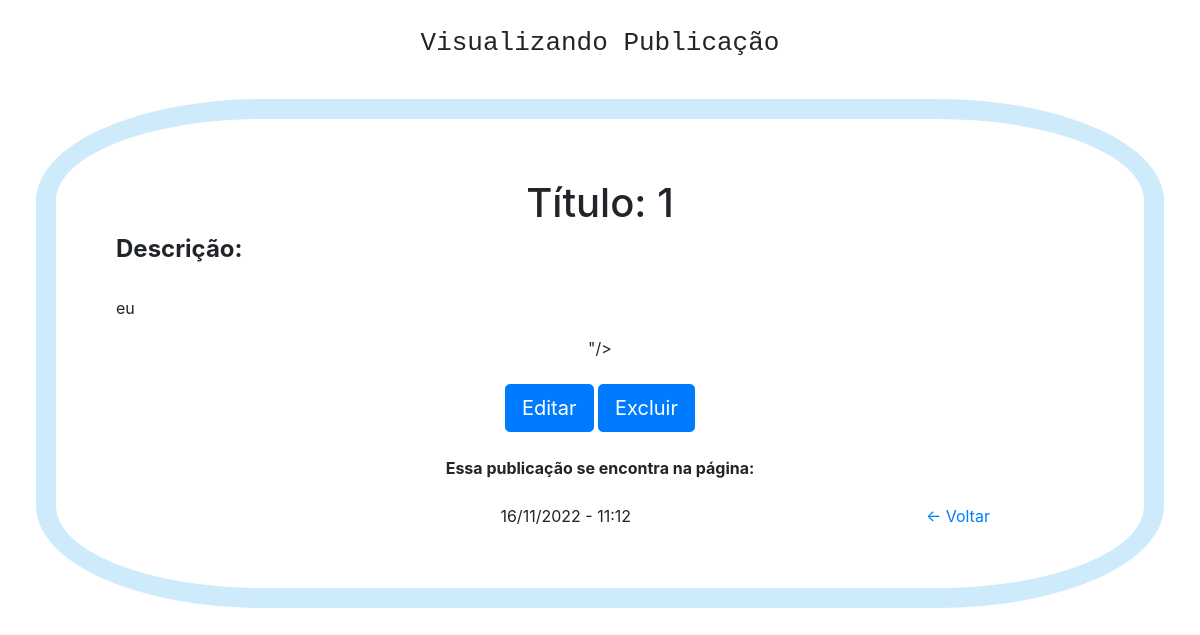
/vizualizar_publicacao.php?cod=54, run on the app's committed database.
### tables this page shows
CREATE TABLE `publicacao` (
  `cod` int(11) NOT NULL,
  `titulo` varchar(500) NOT NULL,
  `descricao` varchar(10000) NOT NULL,
  `imagem` varchar(200) NOT NULL,
  `data` varchar(100) NOT NULL,
  `hora` varchar(100) NOT NULL,
  `usuario_cod` int(11) NOT NULL,
  `pagina` int(11) NOT NULL
);

### vizualizar_publicacao.php (the view, shortened to what this page needs)
<?php
    include("bd/conexao.php");
?>
<!DOCTYPE html>
<html lang="pt-br">
<head>
    <link rel = "stylesheet" href = "css/vizupub.css">
    <link rel="stylesheet" href="https://cdn.jsdelivr.net/npm/bootstrap@4.0.0/dist/css/bootstrap.min.css"
>
</head>
<body>
  <div class = "titulo">
  Visualizando Publicação
</div>
    <?php
        $cod = $_GET['cod'];
        $query = $conexao->prepare("SELECT * FROM publicacao WHERE cod = ?");
        $query->bind_param('s', $cod);
        $query->execute();
        $get = $query->get_result();
        $publicacao = $get->fetch_assoc();
    ?>
    <div class = "corpo">
        <h1>Título: <?php echo $publicacao['titulo'];?></h1><div class = "desc">
       <h4><b> Descrição: </b></h4> <BR> <P>
        <?php echo $publicacao['descricao'] . "<br>";?> </div> </p>
        <?php if  ((isset($publicacao['imagem'])) &&  (!empty($publicacao['imagem']))){ ?>
            <img src="pedro_macedo/<?php echo $publicacao['imagem'];} ?>"/><br>
        <div class = "acoes"> <br>
            <a href="editar_publicacao.php?cod=<?php echo $publicacao['cod'];?>" class = "w-10 btn btn-lg btn-primary rounded-5">
                Editar
            </a>
            <a href="bd/excluir_pub.php?cod=<?php echo $publicacao['cod'];?>" name ="excluir" class = "w-10 btn btn-lg btn-primary rounded-5">
                Excluir
            </a>
        </div> <br>
        <div> <b>
        Essa publicação se encontra na página:
        </b>
        </div> <br>
        <?php
        echo $publicacao['data'] . " - ";
        echo $publicacao['hora'];
        ?>
        <a href = "area_publicacao.php" class = "voltar">
          <- Voltar
        </a>
    </div>
</body>
</html>

### css/vizupub.css (style rules this page uses)
.titulo { text-align: center; font-size: xx-large; font-family: monospace; margin: 2%; }
.corpo { position: relative; text-align: center; margin: 3%; border: 20px solid #ceebfb; border-radius: 20%; height: 70%; padding: 5%; }
.desc { text-align: justify; }
.voltar { position: relative; left: 30%; }

### data on the page
publicacao: titulo "1", descricao "eu", data "16/11/2022", hora "11:12"
